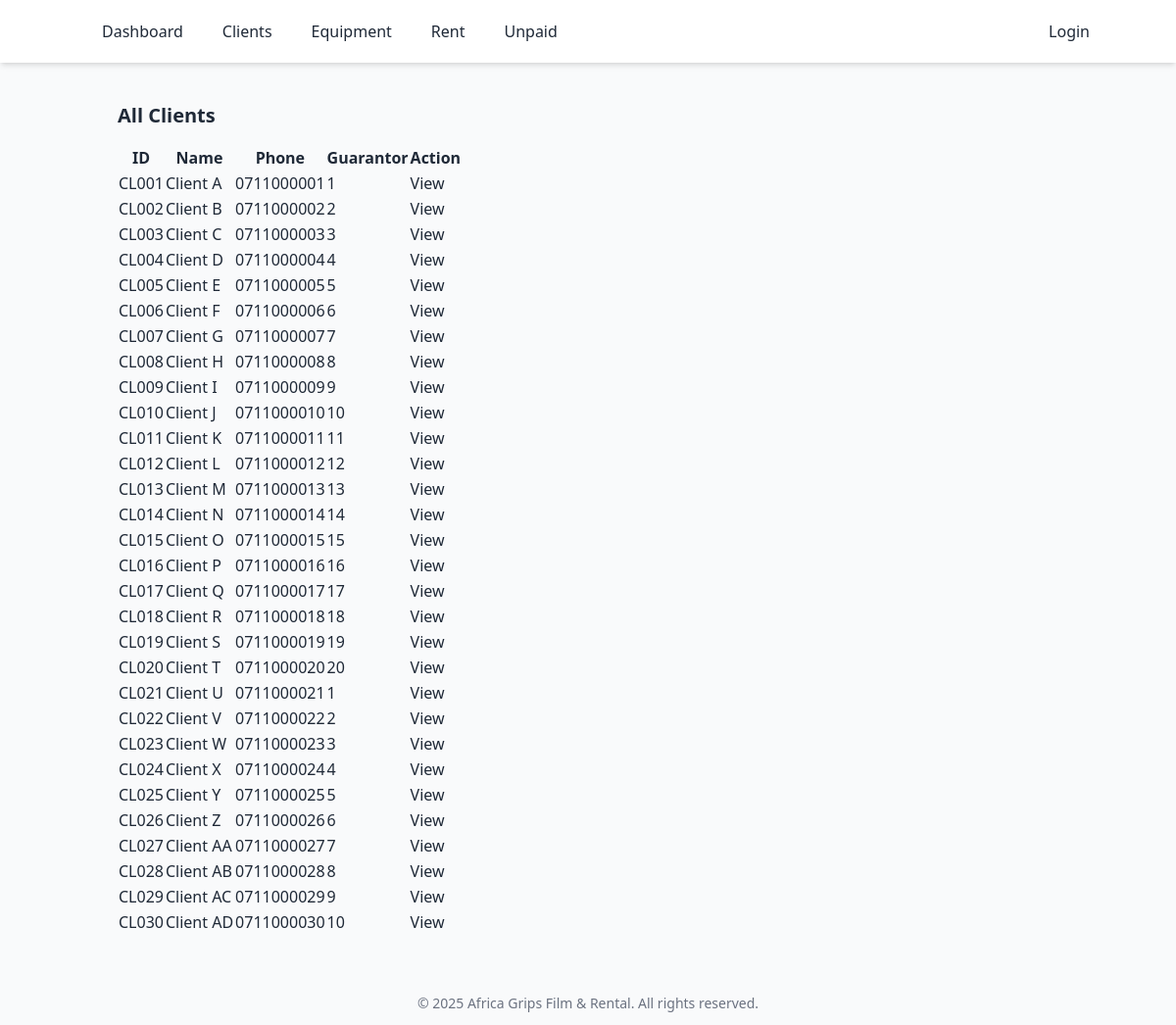
Screenshot of /clients/view.php with the database file from the repository.
### tables this page shows
CREATE TABLE clients (
    id INT AUTO_INCREMENT PRIMARY KEY,
    client_id VARCHAR(100) NOT NULL,
    client_name VARCHAR(255) NOT NULL,
    client_phone VARCHAR(20) NOT NULL,
    guarantor_id INT,
    created_at TIMESTAMP DEFAULT CURRENT_TIMESTAMP,
    FOREIGN KEY (guarantor_id) REFERENCES guarantors(id)
);

### config/db.php (called while the page is built, shortened)
<?php
$host = 'localhost';
$db   = 'africa_grips';
$user = 'root';
$pass = '';
try {
    $pdo = new PDO("mysql:host=$host;dbname=$db;charset=utf8", $user, $pass);
    $pdo->setAttribute(PDO::ATTR_ERRMODE, PDO::ERRMODE_EXCEPTION);
} catch (PDOException $e) {
    die("Database connection failed: " . $e->getMessage());
}
function fetchAll($table, $conditions = []) {
    global $pdo;
    $sql = "SELECT * FROM $table";
    $stmt = $pdo->prepare($sql);
    $stmt->execute($conditions);
    return $stmt->fetchAll(PDO::FETCH_ASSOC);
}
?>

### clients/view.php (the view)
<?php
require_once "../config/db.php";
require_once "../includes/header.php";
$clients = fetchAll('clients');
?>
<div class="card p-4">
    <h2 class="text-xl font-bold mb-4">All Clients</h2>
    <table class="table table-striped">
        <thead>
            <tr>
                <th>ID</th><th>Name</th><th>Phone</th><th>Guarantor</th><th>Action</th>
            </tr>
        </thead>
        <tbody>
            <?php foreach ($clients as $client): ?>
            <tr>
                <td><?= htmlspecialchars($client['client_id']) ?></td>
                <td><?= htmlspecialchars($client['client_name']) ?></td>
                <td><?= htmlspecialchars($client['client_phone']) ?></td>
                <td><?= htmlspecialchars($client['guarantor_id']) ?></td>
                <td><a href="profile.php?id=<?= $client['id'] ?>" class="btn btn-sm btn-outline-primary">View</a></td>
            </tr>
            <?php endforeach; ?>
        </tbody>
    </table>
</div>
<?php include_once "../includes/footer.php"; ?>

### rows the page displays
clients: client "CL001", client_name "Client A", client_phone "0711000001", guarantor "1"
clients: client "CL002", client_name "Client B", client_phone "0711000002", guarantor "2"
clients: client "CL003", client_name "Client C", client_phone "0711000003", guarantor "3"
clients: client "CL004", client_name "Client D", client_phone "0711000004", guarantor "4"
clients: client "CL005", client_name "Client E", client_phone "0711000005", guarantor "5"
clients: client "CL006", client_name "Client F", client_phone "0711000006", guarantor "6"
clients: client "CL007", client_name "Client G", client_phone "0711000007", guarantor "7"
clients: client "CL008", client_name "Client H", client_phone "0711000008", guarantor "8"
clients: client "CL009", client_name "Client I", client_phone "0711000009", guarantor "9"
clients: client "CL010", client_name "Client J", client_phone "0711000010", guarantor "10"
clients: client "CL011", client_name "Client K", client_phone "0711000011", guarantor "11"
clients: client "CL012", client_name "Client L", client_phone "0711000012", guarantor "12"
clients: client "CL013", client_name "Client M", client_phone "0711000013", guarantor "13"
clients: client "CL014", client_name "Client N", client_phone "0711000014", guarantor "14"
clients: client "CL015", client_name "Client O", client_phone "0711000015", guarantor "15"
clients: client "CL016", client_name "Client P", client_phone "0711000016", guarantor "16"
clients: client "CL017", client_name "Client Q", client_phone "0711000017", guarantor "17"
clients: client "CL018", client_name "Client R", client_phone "0711000018", guarantor "18"
clients: client "CL019", client_name "Client S", client_phone "0711000019", guarantor "19"
clients: client "CL020", client_name "Client T", client_phone "0711000020", guarantor "20"
clients: client "CL021", client_name "Client U", client_phone "0711000021", guarantor "1"
clients: client "CL022", client_name "Client V", client_phone "0711000022", guarantor "2"
clients: client "CL023", client_name "Client W", client_phone "0711000023", guarantor "3"
clients: client "CL024", client_name "Client X", client_phone "0711000024", guarantor "4"
clients: client "CL025", client_name "Client Y", client_phone "0711000025", guarantor "5"
clients: client "CL026", client_name "Client Z", client_phone "0711000026", guarantor "6"
clients: client "CL027", client_name "Client AA", client_phone "0711000027", guarantor "7"
clients: client "CL028", client_name "Client AB", client_phone "0711000028", guarantor "8"
clients: client "CL029", client_name "Client AC", client_phone "0711000029", guarantor "9"
clients: client "CL030", client_name "Client AD", client_phone "0711000030", guarantor "10"
